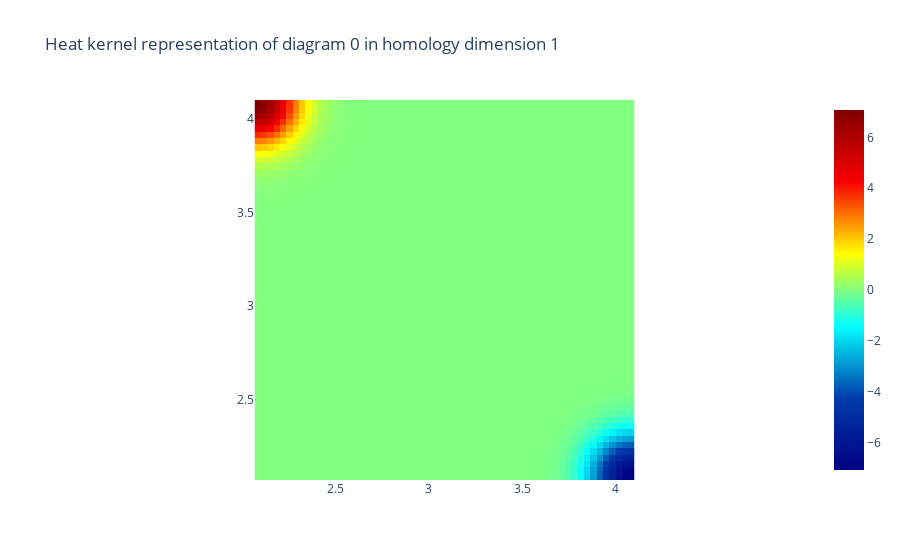

Notebook cell for this chart:
### Markdown cell above
## $\bullet$ Viewing heat map from the persistence diagram for our sample

### Code cell
from gtda.diagrams import HeatKernel

heat = HeatKernel(sigma=.15, n_bins=60, n_jobs=-1)
im8_heat = heat.fit_transform(im8_scaled)

# Visualise the heat kernel for H1
heat.plot(im8_heat, homology_dimension_idx=1, colorscale='jet')

### Figure 1 — Plotly figure (JSON) as saved in the notebook; plotly's stock layout.template omitted (floating-point values rounded to 4 significant figures; data arrays with more than 128 entries replaced by an {"elided": "..."} marker saying what was removed)
{"data": [{"colorscale": [[0, "rgb(0,0,131)"], [0.2, "rgb(0,60,170)"], [0.4, "rgb(5,255,255)"], [0.6, "rgb(255,255,0)"], [0.8, "rgb(250,0,0)"], [1, "rgb(128,0,0)"]], "type": "heatmap", "x": [2.085, 2.119, 2.153, 2.187, 2.221, 2.255, 2.288, 2.322, 2.356, 2.39, 2.424, 2.458, 2.492, 2.526, 2.56, 2.594, 2.627, 2.661, 2.695, 2.729, 2.763, 2.797, 2.831, 2.865, 2.899, 2.933, 2.966, 3.0, 3.034, 3.068, 3.102, 3.136, 3.17, 3.204, 3.238, 3.272, 3.305, 3.339, 3.373, 3.407, 3.441, 3.475, 3.509, 3.543, 3.577, 3.611, 3.644, 3.678, 3.712, 3.746, 3.78, 3.814, 3.848, 3.882, 3.916, 3.95, 3.983, 4.017, 4.051, 4.085], "y": [4.085, 4.051, 4.017, 3.983, 3.95, 3.916, 3.882, 3.848, 3.814, 3.78, 3.746, 3.712, 3.678, 3.644, 3.611, 3.577, 3.543, 3.509, 3.475, 3.441, 3.407, 3.373, 3.339, 3.305, 3.272, 3.238, 3.204, 3.17, 3.136, 3.102, 3.068, 3.034, 3.0, 2.966, 2.933, 2.899, 2.865, 2.831, 2.797, 2.763, 2.729, 2.695, 2.661, 2.627, 2.594, 2.56, 2.526, 2.492, 2.458, 2.424, 2.39, 2.356, 2.322, 2.288, 2.255, 2.221, 2.187, 2.153, 2.119, 2.085], "z": {"elided": "60x60 float values"}}], "layout": {"plot_bgcolor": "white", "title": {"text": "Heat kernel representation of diagram 0 in homology dimension 1"}, "xaxis": {"constrain": "domain", "scaleanchor": "y"}, "yaxis": {"autorange": true, "constrain": "domain"}}}
